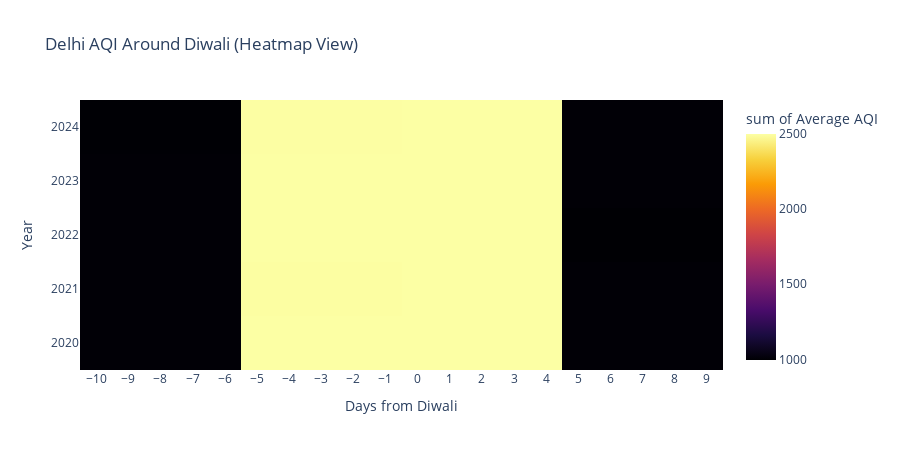

This figure's notebook cell:
### Code cell
import plotly.express as px

fig = px.density_heatmap(
    diwali_daily,
    x="day_from_diwali",
    y="diwali_year",
    z="aqi",
    color_continuous_scale="Inferno",
    labels={
        "day_from_diwali": "Days from Diwali",
        "diwali_year": "Year",
        "aqi": "Average AQI"
    },
    title="Delhi AQI Around Diwali (Heatmap View)"
)

fig.update_layout(
    height=450,
    xaxis=dict(tickmode="linear"),
    yaxis=dict(type="category")
)

fig.show()

### Figure 1 — Plotly figure (JSON) as saved in the notebook; plotly's stock layout.template omitted (floating-point values rounded to 4 significant figures)
{"data": [{"coloraxis": "coloraxis", "histfunc": "sum", "hovertemplate": "Days from Diwali=%{x}<br>Year=%{y}<br>sum of Average AQI=%{z}<extra></extra>", "name": "", "type": "histogram2d", "x": [-7, -6, -5, -4, -3, -2, -1, 0, 1, 2, 3, 4, 5, 6, -7, -6, -5, -4, -3, -2, -1, 0, 1, 2, 3, 4, 5, 6, -7, -6, -5, -4, -3, -2, -1, 0, 1, 2, 3, 4, 5, 6, -7, -6, -5, -4, -3, -2, -1, 0, 1, 2, 3, 4, 5, 6, -7, -6, -5, -4, -3, -2, -1, 0, 1, 2, 3, 4, 5, 6], "xaxis": "x", "xbingroup": "x", "y": [2020, 2020, 2020, 2020, 2020, 2020, 2020, 2020, 2020, 2020, 2020, 2020, 2020, 2020, 2021, 2021, 2021, 2021, 2021, 2021, 2021, 2021, 2021, 2021, 2021, 2021, 2021, 2021, 2022, 2022, 2022, 2022, 2022, 2022, 2022, 2022, 2022, 2022, 2022, 2022, 2022, 2022, 2023, 2023, 2023, 2023, 2023, 2023, 2023, 2023, 2023, 2023, 2023, 2023, 2023, 2023, 2024, 2024, 2024, 2024, 2024, 2024, 2024, 2024, 2024, 2024, 2024, 2024, 2024, 2024], "yaxis": "y", "ybingroup": "y", "z": [500.0, 500.0, 500.0, 500.0, 500.0, 500.0, 500.0, 500.0, 500.0, 500.0, 500.0, 500.0, 500.0, 500.0, 500.0, 500.0, 498.8, 498.3, 500.0, 500.0, 500.0, 500.0, 500.0, 500.0, 500.0, 500.0, 500.0, 500.0, 499.9, 499.8, 500.0, 500.0, 500.0, 500.0, 500.0, 500.0, 500.0, 500.0, 500.0, 499.3, 498.0, 497.6, 500.0, 500.0, 500.0, 500.0, 500.0, 500.0, 500.0, 500.0, 500.0, 500.0, 500.0, 500.0, 500.0, 500.0, 497.9, 499.0, 498.3, 499.4, 500.0, 500.0, 500.0, 500.0, 500.0, 500.0, 500.0, 500.0, 500.0, 500.0]}], "layout": {"coloraxis": {"colorbar": {"title": {"text": "sum of Average AQI"}}, "colorscale": [[0, "#000004"], [0.1111, "#1b0c41"], [0.2222, "#4a0c6b"], [0.3333, "#781c6d"], [0.4444, "#a52c60"], [0.5556, "#cf4446"], [0.6667, "#ed6925"], [0.7778, "#fb9b06"], [0.8889, "#f7d13d"], [1, "#fcffa4"]]}, "height": 450, "legend": {"tracegroupgap": 0}, "title": {"text": "Delhi AQI Around Diwali (Heatmap View)"}, "xaxis": {"anchor": "y", "domain": [0, 1], "tickmode": "linear", "title": {"text": "Days from Diwali"}}, "yaxis": {"anchor": "x", "domain": [0, 1], "title": {"text": "Year"}, "type": "category"}}}
